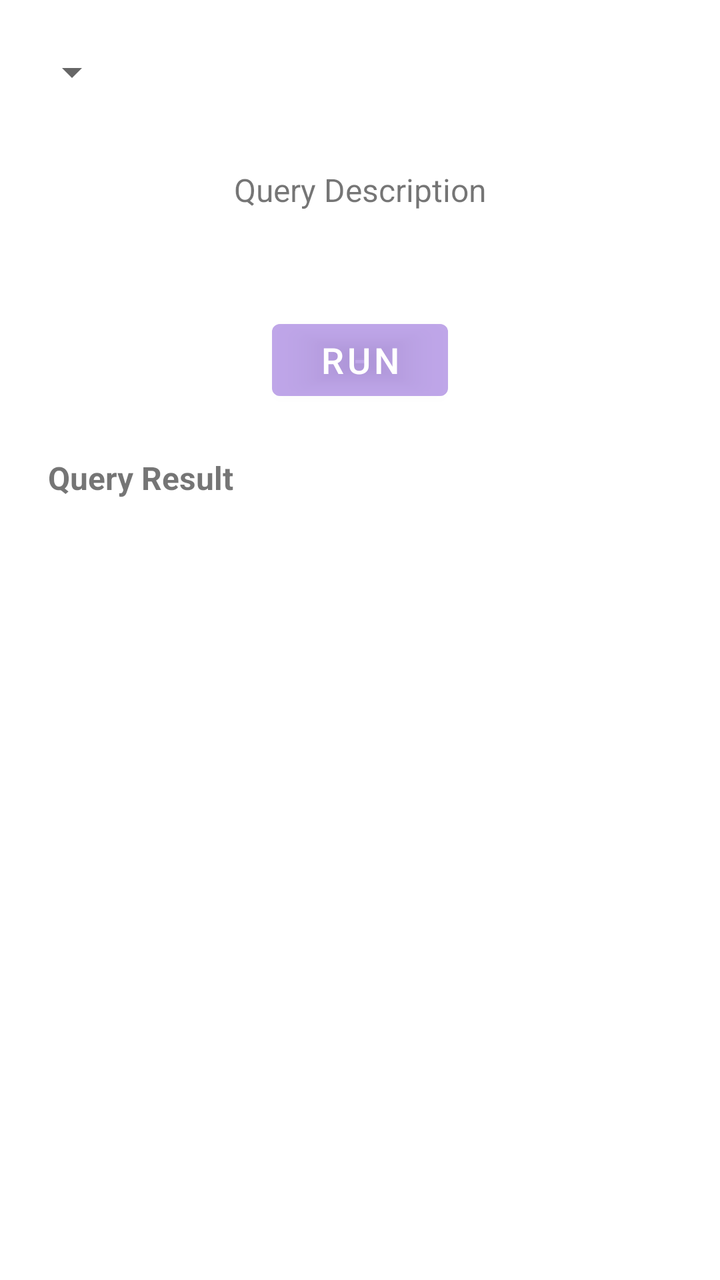
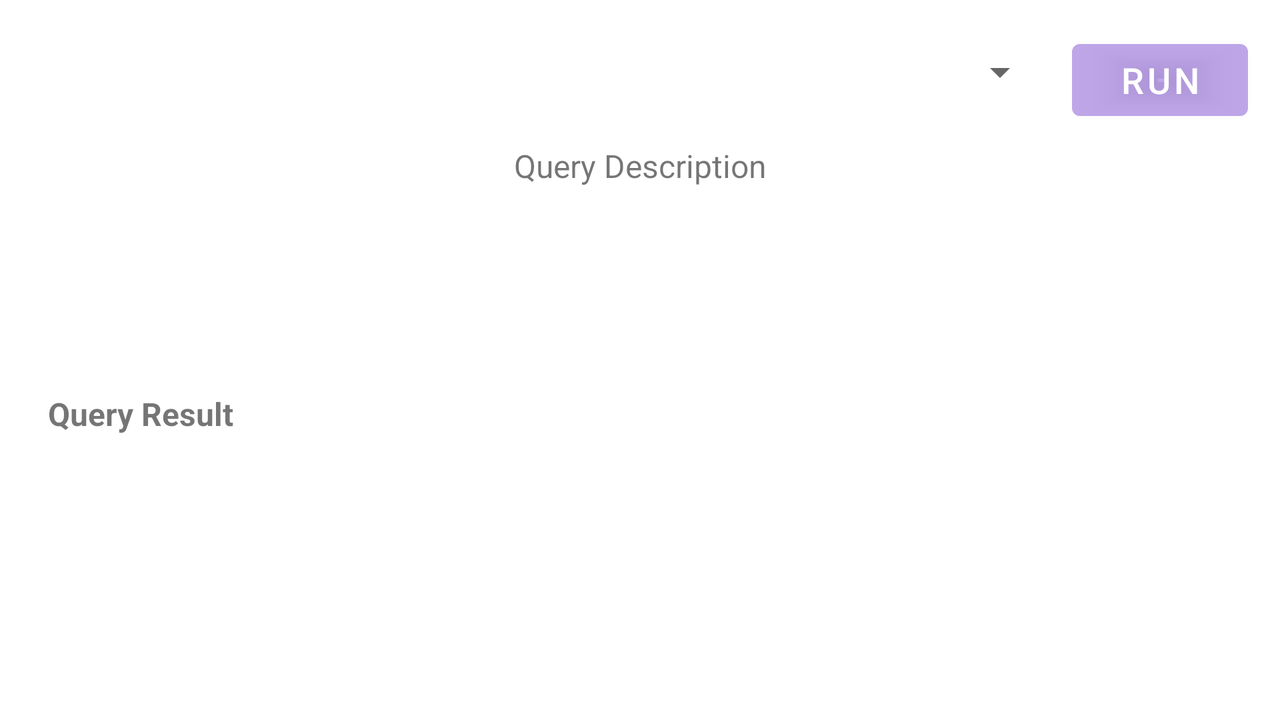

First picture: res/layout/ on a phone held upright. Second picture: the repository's own variant of that layout, on a device whose configuration matches the variant's folder. Source for both follows.
<!-- AndroidManifest.xml: fallback theme Theme.MaterialComponents.DayNight.NoActionBar -->
<!-- res/layout/fragment_query.xml -->
<?xml version="1.0" encoding="utf-8"?>
<LinearLayout
    xmlns:android="http://schemas.android.com/apk/res/android"
    xmlns:tools="http://schemas.android.com/tools"
    android:layout_width="match_parent"
    android:layout_height="match_parent"
    android:orientation="vertical"
    tools:context=".QueryFragment">

    <Spinner
        android:id="@+id/spinner"
        android:layout_width="wrap_content"
        android:layout_height="wrap_content"
        android:layout_gravity="start"
        android:layout_margin="12dp"
        android:minHeight="48dp" />

    <TextView
        android:id="@+id/discQuery"
        android:layout_width="match_parent"
        android:layout_height="60dp"
        android:text="Query Description"
        android:layout_gravity="center_horizontal"
        android:textAlignment="center"
        android:layout_margin="12dp"
        android:textSize="16dp" />


    <Button
        android:id="@+id/btnQuery"
        android:layout_width="wrap_content"
        android:layout_height="wrap_content"
        android:layout_gravity="center_horizontal"
        android:text="RUN"
        android:backgroundTint="@color/lavenderLight"
        android:textAlignment="center"
        android:textSize="18dp" />


    <LinearLayout
        android:layout_width="match_parent"
        android:layout_height="match_parent"
        android:orientation="vertical">

        <ScrollView
            android:layout_width="match_parent"
            android:layout_height="match_parent">

            <TextView
                android:id="@+id/resultQuery"
                android:layout_width="match_parent"
                android:layout_height="wrap_content"
                android:text="Query Result"
                android:layout_margin="24dp"
                android:textStyle="bold"
                android:textSize="16dp"/>
        </ScrollView>
    </LinearLayout>

</LinearLayout>
<!-- resources referenced by this layout -->
<resources>
  <color name="lavenderLight">#75A381DF</color>
</resources>
<!-- res/layout-land/fragment_query.xml (the repository's variant of the layout above) -->
<!-- drawn on the phone turned sideways -->
<?xml version="1.0" encoding="utf-8"?>
<androidx.constraintlayout.widget.ConstraintLayout
    xmlns:android="http://schemas.android.com/apk/res/android"
    xmlns:app="http://schemas.android.com/apk/res-auto"
    xmlns:tools="http://schemas.android.com/tools"
    android:layout_width="match_parent"
    android:layout_height="match_parent"
    android:orientation="vertical"
    tools:context=".QueryFragment">

    <Spinner
        android:id="@+id/spinner"
        android:layout_width="0dp"
        android:layout_height="wrap_content"
        android:layout_margin="12dp"
        android:layout_marginStart="16dp"
        android:layout_marginTop="16dp"
        android:layout_marginEnd="16dp"
        android:minHeight="48dp"
        app:layout_constraintEnd_toStartOf="@+id/btnQuery"
        app:layout_constraintStart_toStartOf="parent"
        app:layout_constraintTop_toTopOf="parent" />


    <TextView
        android:id="@+id/discQuery"
        android:layout_width="match_parent"
        android:layout_height="60dp"
        android:layout_gravity="center_horizontal"
        android:layout_margin="12dp"
        android:layout_marginTop="24dp"
        android:layout_marginEnd="4dp"
        android:text="Query Description"
        android:textAlignment="center"
        android:textSize="16dp"
        app:layout_constraintEnd_toEndOf="parent"
        app:layout_constraintTop_toBottomOf="@+id/spinner" />

    <Button
        android:id="@+id/btnQuery"
        android:layout_width="wrap_content"
        android:layout_height="48dp"
        android:layout_gravity="center_horizontal"
        android:layout_marginTop="16dp"
        android:layout_marginEnd="16dp"
        android:text="RUN"
        android:textAlignment="center"
        android:textSize="18dp"
        android:backgroundTint="@color/lavenderLight"
        app:layout_constraintEnd_toEndOf="parent"
        app:layout_constraintTop_toTopOf="parent" />

    <ScrollView
        android:layout_width="match_parent"
        android:layout_height="wrap_content"
        android:layout_marginTop="16dp"
        android:layout_marginBottom="16dp"
        app:layout_constraintBottom_toBottomOf="parent"
        app:layout_constraintTop_toBottomOf="@+id/discQuery"
        tools:layout_editor_absoluteX="42dp">

        <TextView
            android:id="@+id/resultQuery"
            android:layout_width="match_parent"
            android:layout_height="wrap_content"

            android:layout_margin="24dp"
            android:minHeight="100dp"
            android:text="Query Result"
            android:textSize="16dp"
            android:textStyle="bold" />
    </ScrollView>

</androidx.constraintlayout.widget.ConstraintLayout>
